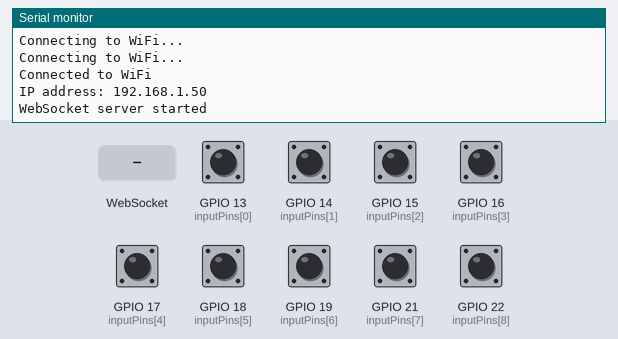
Simulated run of this program. Board: ESP32. On the bench: the last lines printed to the serial monitor. The test bench sets the inputs (shaded band); at power-on: GPIO 13 (inputPins[0]), GPIO 14 (inputPins[1]), GPIO 15 (inputPins[2]), GPIO 16 (inputPins[3]), GPIO 17 (inputPins[4]), GPIO 18 (inputPins[5]), GPIO 19 (inputPins[6]), GPIO 21 (inputPins[7]), GPIO 22 (inputPins[8]) HIGH. WiFi joins after 1.5 s; servers stay silent unless stated.

Above: at 3.2 s.
3.3 s: WebSocket text "1" received
At 4.0 s:
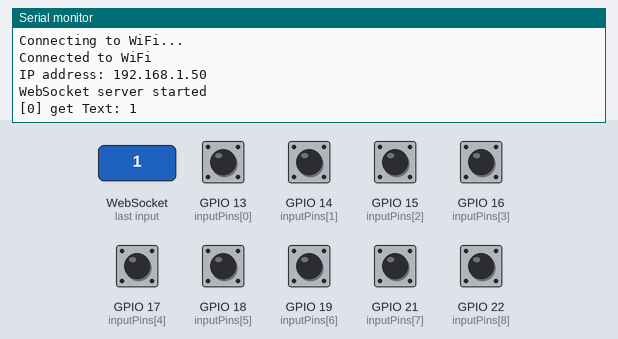
4.8 s: WebSocket text "0" received
At 5.1 s:
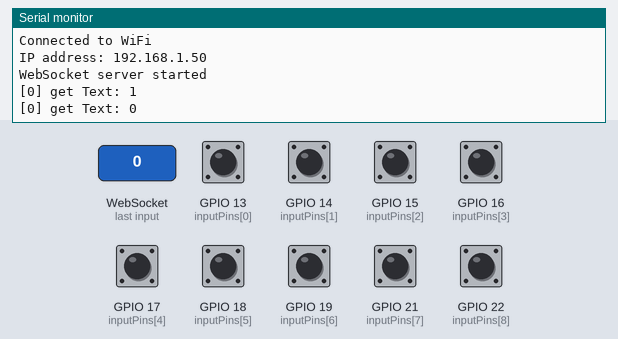

Measured:
- after the input at 3.3 s, the serial monitor: prints a new line at once (image 1)
- after the input at 4.8 s, the serial monitor: prints a new line at once (image 2)

The program:

main.cpp
```cpp
#include <Arduino.h>
#include <WiFi.h>
#include <WebServer.h>
#include <WebSocketsServer.h>
#include <Metro.h>

const char* ssid = "tu nombre de red";
const char* password = "tupassword";

WebServer server(80);
WebSocketsServer webSocket(81);

const int inputPins[] = {13, 14, 15, 16, 17, 18, 19, 21, 22};
const int numPins = sizeof(inputPins) / sizeof(inputPins[0]);
int pinStates[numPins];

void handleRoot();
void webSocketEvent(uint8_t num, WStype_t type, uint8_t* payload, size_t length);
void sendPinStates();
String getPinStatesJson();

Metro pinMetro = Metro(10);

// Cola para almacenar los últimos 1000 estados de los pines
const int maxDataPoints = 1000;
int pinData[maxDataPoints];
int dataIndex = 0;

void setup() {
  Serial.begin(115200);

  for (int i = 0; i < numPins; i++) {
    pinMode(inputPins[i], INPUT_PULLUP);
    pinStates[i] = digitalRead(inputPins[i]);
  }

  WiFi.begin(ssid, password);
  while (WiFi.status() != WL_CONNECTED) {
    delay(1000);
    Serial.println("Connecting to WiFi...");
  }
  Serial.println("Connected to WiFi");
  Serial.print("IP address: ");
  Serial.println(WiFi.localIP());

  server.on("/", handleRoot);
  server.begin();

  webSocket.begin();
  webSocket.onEvent(webSocketEvent);
  Serial.println("WebSocket server started");
}

void loop() {
  server.handleClient();
  webSocket.loop();

  if (pinMetro.check() == 1) {
    sendPinStates();
  }
}

void handleRoot() {

    String htmlContent = R"(
        <!DOCTYPE html>
        <html lang="es">
        <head>
          <meta charset="UTF-8">
          <meta name="viewport" content="width=device-width, initial-scale=1">
          <title>ESP32 Monitor - Señales FPGA</title>
          <link href="https://fonts.googleapis.com/css2?family=Share+Tech+Mono&display=swap" rel="stylesheet">
          <style>
            /* Estilo Dark Hacker */
            body {
              font-family: 'Share Tech Mono', monospace;
              background: radial-gradient(ellipse at center, #1b2735 0%, #090a0f 100%);
              color: #f0f0f0;
              margin: 0;
              padding: 20px;
              display: flex;
              flex-direction: column;
              align-items: center;
            }
            header {
              text-align: center;
              margin-bottom: 30px;
            }
            h1 {
              font-size: 2.5em;
              color: #00ff99;
              text-shadow: 0 0 10px #00ff99;
              margin: 0;
            }
            /* Indicadores LED */
            #ledContainer {
              display: flex;
              justify-content: center;
              gap: 20px;
              margin: 20px 0;
            }
            .led {
              width: 25px;
              height: 25px;
              border-radius: 50%;
              background: #444;
              box-shadow: 0 0 10px rgba(0, 255, 153, 0.7);
              transition: background-color 0.3s ease, box-shadow 0.3s ease;
            }
            /* Bloque de conversión de los 8 primeros bits */
            #byteDisplay {
              background: rgba(0, 0, 0, 0.5);
              backdrop-filter: blur(8px);
              padding: 15px 20px;
              border-radius: 10px;
              box-shadow: 0 4px 10px rgba(0,0,0,0.7);
              margin-bottom: 30px;
              text-align: center;
              width: 90%;
              max-width: 600px;
              font-size: 1.1em;
              color: #00ff99;
            }
            /* Controles */
            #controls {
              background: rgba(0, 0, 0, 0.5);
              backdrop-filter: blur(8px);
              padding: 20px;
              border-radius: 10px;
              box-shadow: 0 4px 10px rgba(0,0,0,0.7);
              text-align: center;
              margin-bottom: 30px;
              width: 90%;
              max-width: 600px;
            }
            .slider-container {
              margin: 15px 0;
              display: flex;
              justify-content: center;
              align-items: center;
              gap: 10px;
            }
            input[type=range] {
              -webkit-appearance: none;
              width: 200px;
              background: transparent;
            }
            input[type=range]:focus {
              outline: none;
            }
            input[type=range]::-webkit-slider-runnable-track {
              width: 100%;
              height: 8px;
              cursor: pointer;
              background: #333;
              border-radius: 5px;
            }
            input[type=range]::-webkit-slider-thumb {
              border: 2px solid #00ff99;
              height: 20px;
              width: 20px;
              border-radius: 50%;
              background: #000;
              cursor: pointer;
              -webkit-appearance: none;
              margin-top: -6px;
              box-shadow: 0 0 5px #00ff99;
            }
            /* Botones de control de la gráfica */
            #graphControls {
              margin: 15px 0;
              text-align: center;
            }
            #graphControls button {
              background: #000;
              border: 2px solid #00ff99;
              color: #00ff99;
              padding: 10px 15px;
              margin: 5px;
              border-radius: 5px;
              cursor: pointer;
              font-family: 'Share Tech Mono', monospace;
            }
            #graphControls button:hover {
              background: #00ff99;
              color: #000;
            }
            /* Canvas con borde neon */
            canvas {
              border: 2px solid #00ff99;
              border-radius: 10px;
              background-color: #000;
              display: block;
              margin: 0 auto;
              box-shadow: 0 0 20px #00ff99;
            }
          </style>
        </head>
        <body>
          <header>
            <h1>ESP32 Monitor - Señales FPGA</h1>
          </header>
          <div id="ledContainer">
            <!-- Indicadores LED para cada uno de los 9 pines -->
            <div class="led" id="led0"></div>
            <div class="led" id="led1"></div>
            <div class="led" id="led2"></div>
            <div class="led" id="led3"></div>
            <div class="led" id="led4"></div>
            <div class="led" id="led5"></div>
            <div class="led" id="led6"></div>
            <div class="led" id="led7"></div>
            <div class="led" id="led8"></div>
          </div>
          <!-- Bloque de visualización de conversión de datos de los 8 primeros bits -->
          <div id="byteDisplay">
            <p>
              <strong>Byte:</strong>
              <span id="byteBinary"></span> |
              <span id="byteDecimal"></span> |
              <span id="byteHex"></span> |
              <span id="byteASCII"></span>
            </p>
          </div>
          <div id="controls">
            <div class="slider-container">
              <label for="zoomSlider">Zoom:</label>
              <input type="range" id="zoomSlider" min="0.5" max="5" step="0.1" value="1">
            </div>
            <div class="slider-container">
              <label for="scrollSlider">Desplazamiento:</label>
              <input type="range" id="scrollSlider" min="0" max="0" step="1" value="0">
            </div>
            <div id="graphControls">
              <button id="btnPlay">Play</button>
              <button id="btnPause">Pause</button>
              <button id="btnStop">Stop</button>
              <button id="btnRestart">Reiniciar</button>
              <button id="btnExport">Export JSON</button>
            </div>
          </div>
          <canvas id="myCanvas" width="1000" height="300"></canvas>
          <script>
            var canvas = document.getElementById("myCanvas");
            var ctx = canvas.getContext("2d");

            // Variables de control de la adquisición y buffer interno
            var isCollecting = false; // Inicia en false hasta que se presione Play
            var isPaused = false;
            var dataBuffer = []; // Buffer interno para almacenar todos los datos
            var socket = new WebSocket("ws://" + window.location.hostname + ":81/");

            // Configuración inicial
            var numPins = 9;
            var historyLength = 1000;
            var histories = [];
            for (var i = 0; i < numPins; i++) {
              histories[i] = [];
            }
            var rowHeight = canvas.height / numPins;
            function getY(pinIndex, state) {
              return state == 1 ? rowHeight * (pinIndex + 0.3) : rowHeight * (pinIndex + 0.7);
            }

            var zoomFactor = 1;
            var scrollOffset = 0;
            var zoomSlider = document.getElementById("zoomSlider");
            var scrollSlider = document.getElementById("scrollSlider");

            zoomSlider.addEventListener("input", function() {
              zoomFactor = parseFloat(this.value);
              redraw();
            });

            scrollSlider.addEventListener("input", function() {
              scrollOffset = parseInt(this.value);
              redraw();
            });

            // Función que procesa los datos recibidos por el WebSocket
            function onMessageHandler(event) {
              // Si no se está colectando, se ignora el mensaje
              if (!isCollecting) return;
              var pinData = JSON.parse(event.data);
              var timestamp = new Date().toISOString();
              // Se guarda en el buffer interno, incluso si está pausado
              //dataBuffer.push({ timestamp: timestamp, data: pinData });

              // Si se encuentra en pausa, no actualiza la gráfica ni los indicadores
              if (isPaused) return;

              // Actualiza los indicadores LED según el estado recibido
              pinData.forEach(function(pinObj, index) {
                var led = document.getElementById("led" + index);
                if (led) {
                  led.style.backgroundColor = pinObj.state == 1 ? "#00ff99" : "#ff073a";
                  led.style.boxShadow = pinObj.state == 1 ? "0 0 10px #00ff99" : "0 0 10px #ff073a";
                }
              });

              // Actualiza el historial de cada pin
              for (var i = 0; i < numPins; i++) {
                // Se invierte el estado (manteniendo la lógica original)
                pinData[i].state = !pinData[i].state;
                var state = pinData[i].state;
                histories[i].push(state);
                if (histories[i].length > historyLength) {
                  histories[i].shift();
                  if (scrollOffset > 0) {
                    scrollOffset--;
                  }
                }
              }

              // Combina los 8 primeros bits en un solo byte
              var byteValue = 0;
              for (var i = 0; i < 8; i++) {
                byteValue = (byteValue << 1) | (pinData[i].state ? 1 : 0);
              }
              var binaryStr = byteValue.toString(2).padStart(8, '0');
              var decimalStr = byteValue.toString(10);
              var hexStr = "0x" + byteValue.toString(16).toUpperCase();
              var asciiStr = (byteValue >= 32 && byteValue < 127) ? String.fromCharCode(byteValue) : ".";

              document.getElementById("byteBinary").innerText = binaryStr;
              document.getElementById("byteDecimal").innerText = decimalStr;
              document.getElementById("byteHex").innerText = hexStr;
              document.getElementById("byteASCII").innerText = asciiStr;

              redraw();
            }

            socket.onmessage = onMessageHandler;

            // Función para redibujar la gráfica
            function redraw() {
              ctx.clearRect(0, 0, canvas.width, canvas.height);
              var scaleX = (canvas.width / historyLength) * zoomFactor;
              var visiblePoints = Math.floor(canvas.width / scaleX);
              var maxOffset = Math.max(0, histories[0].length - visiblePoints);
              scrollSlider.max = maxOffset;
              if (scrollOffset > maxOffset) {
                scrollOffset = maxOffset;
                scrollSlider.value = scrollOffset;
              }

              // Paleta de colores neon para cada pin
              var colors = ["#ff073a", "#00ff99", "#00bfff", "#ff8c00", "#8a2be2", "#ff4500", "#00ced1", "#ff1493", "#7b68ee"];

              for (var i = 0; i < numPins; i++) {
                if (histories[i].length === 0) continue;
                ctx.beginPath();
                var startIndex = scrollOffset;
                var x = 0;
                var state = histories[i][startIndex];
                var y = getY(i, state);
                ctx.moveTo(x, y);

                for (var j = startIndex + 1; j < histories[i].length; j++) {
                  var newState = histories[i][j];
                  var newX = (j - startIndex) * scaleX;
                  var newY = getY(i, newState);
                  if (newState !== state) {
                    ctx.lineTo(newX, y);
                    ctx.lineTo(newX, newY);
                    state = newState;
                    y = newY;
                  } else {
                    ctx.lineTo(newX, y);
                  }
                  if (newX > canvas.width) break;
                }
                ctx.strokeStyle = colors[i % colors.length];
                ctx.lineWidth = 2;
                ctx.stroke();
              }
            }

            // Controles de la gráfica
            document.getElementById("btnPlay").addEventListener("click", function(){
              // Si la adquisición no está activa, se inicia; si está en pausa se reanuda
              if (!isCollecting) {
                isCollecting = true;
                isPaused = false;
                // Si el socket está cerrado, se reabre la conexión
                if (socket.readyState === WebSocket.CLOSED) {
                  socket = new WebSocket("ws://" + window.location.hostname + ":81/");
                  socket.onmessage = onMessageHandler;
                }
              } else {
                isPaused = false;
              }
            });

            document.getElementById("btnPause").addEventListener("click", function(){
              if (isCollecting) {
                isPaused = true;
              }
            });

            document.getElementById("btnStop").addEventListener("click", function(){
              // Se detiene la adquisición y se cierra el socket
              isCollecting = false;
              isPaused = false;
              if (socket.readyState === WebSocket.OPEN) {
                socket.close();
              }
            });

            document.getElementById("btnRestart").addEventListener("click", function(){
              // Se limpia el buffer interno y se reinicia la gráfica
              dataBuffer = [];
              for (var i = 0; i < numPins; i++) {
                histories[i] = [];
              }
              scrollOffset = 0;
              redraw();
            });

            document.getElementById("btnExport").addEventListener("click", function(){
              // Se exporta el buffer interno en formato JSON
              var json = JSON.stringify(dataBuffer);
              var blob = new Blob([json], { type: "application/json" });
              var url = URL.createObjectURL(blob);
              var a = document.createElement("a");
              a.href = url;
              a.download = "data_export.json";
              a.click();
              URL.revokeObjectURL(url);
            });
          </script>
        </body>
        </html>
        )";

  server.send(200, "text/html", htmlContent);
}

void webSocketEvent(uint8_t num, WStype_t type, uint8_t* payload, size_t length) {
  switch (type) {
    case WStype_DISCONNECTED:
      Serial.printf("[%u] Disconnected!\n", num);
      break;
    case WStype_TEXT:
      Serial.printf("[%u] get Text: %s\n", num, payload);
      break;
    case WStype_BIN:
      Serial.printf("[%u] get binary length: %u\n", num, length);
      break;
  }
}

void sendPinStates() {
  String json = getPinStatesJson();
  webSocket.broadcastTXT(json);
}

String getPinStatesJson() {
  for (int i = 0; i < numPins; i++) {
    pinStates[i] = digitalRead(inputPins[i]);
  }

  String json = "[";
  for (int i = 0; i < numPins; i++) {
    json += "{\"pin\":" + String(inputPins[i]) + ",\"state\":" + String(pinStates[i]) + "}";
    if (i < numPins - 1) {
      json += ",";
    }
  }
  json += "]";

  return json;
}
```
